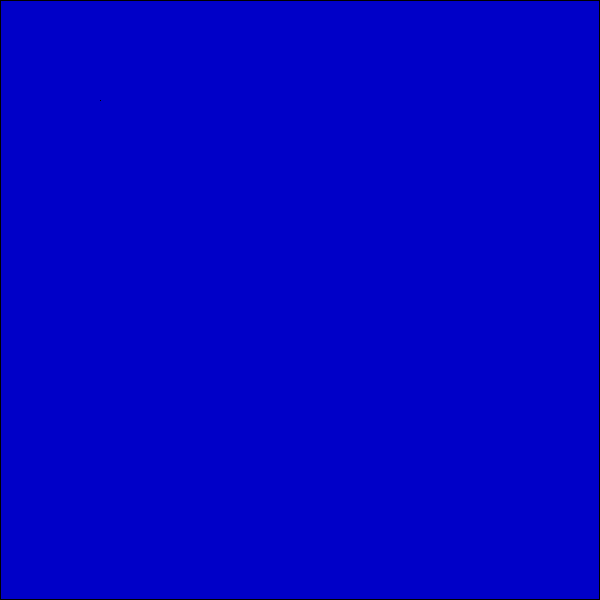
Frame 1 (no input)
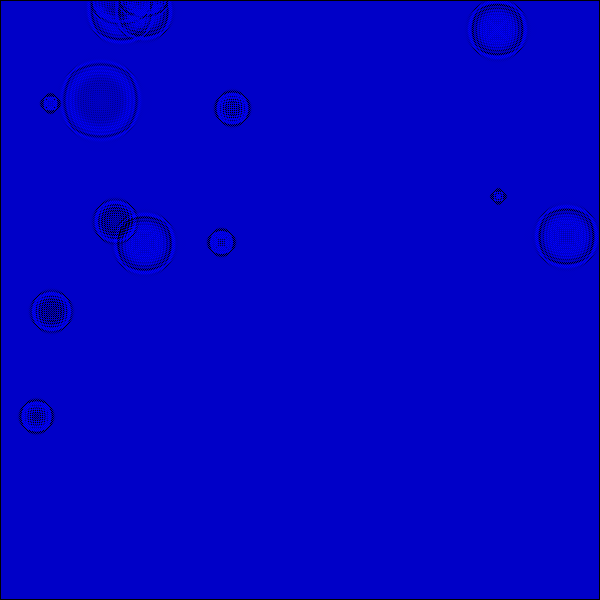
Frame 60 (the mouse pressed at the canvas centre just before this capture)
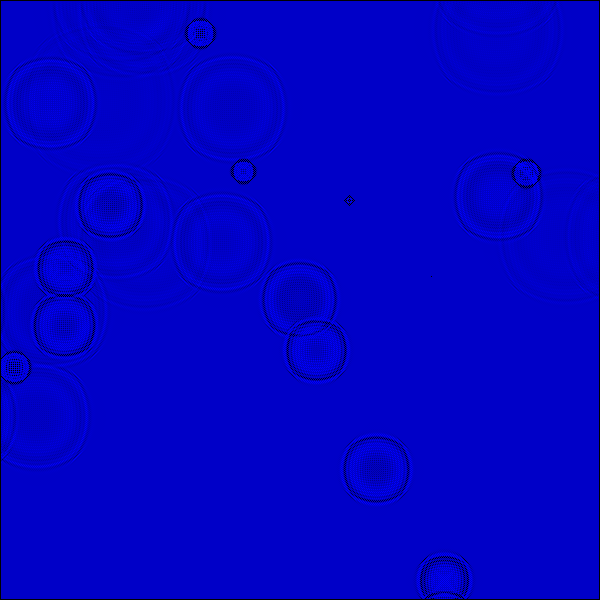
Frame 120 (the mouse held since frame 60 and released just before this capture)

The Processing sketch that drew these frames (run headless with seeded random() and noise(); from frame 60 on, the mouse is pressed at the canvas centre):

// Processing sketch: water_ripples
// ── water_ripples.pde
float[][] current;
float[][] previous;

float dampening = 0.95;

void setup() {
	size(600, 600);
	
	current = new float[ width ][ height ];
	previous = new float[ width ][ height ];
	
	// for(int x = 1; x < (width - 1); x++) {
	// 	for(int y = 1; y < (height - 1); y++) {
	// 		current[x][y] = 100;
	// 		previous[x][y] = 100;
	// 	}
	// }
	
	current[100][100] = 255;
}

void mouseDragged() {
	//previous[ mouseX ][ mouseY ] = 255;
	
	if((mouseX > 0) && (mouseX < width) && (mouseY > 0) && (mouseY < height)) {
		current[ (mouseX - 1) ][ (mouseY - 1) ] = 255;
	}
}

void mousePressed() {
	//previous[ mouseX ][ mouseY ] = 255;
	
	if((mouseX > 0) && (mouseX < width) && (mouseY > 0) && (mouseY < height)) {
		current[ (mouseX - 1) ][ (mouseY - 1) ] = 255;
	}
}

void draw() {
	background(0);
	loadPixels();
	
	if(random(0, 1) <= 0.2) {
		current[ floor(random((width - 2))) ][ floor(random((height - 2))) ] = 255;
	}
	
	for(int x = 1; x < (width - 1); x++) {
		for(int y = 1; y < (height - 1); y++) {
			current[x][y] = (previous[ x - 1 ][ y ] + previous[ x + 1 ][ y ] + previous[ x ][ y - 1 ] + previous[ x ][ y + 1 ]) / 2 - current[ x ][ y ];
			
			current[x][y] = (current[x][y] * dampening);
			
			int index = (x + (y * width));
			
			//pixels[ index ] = color(0, 0, (255 * current[x][y]));
			pixels[ index ] = color(0, 0, map((255 * current[x][y]), 0, 255, 200, 255));
		}
	}
	
	updatePixels();
	
	float[][] temp = previous;
	previous = current;
	current = temp;
	
	if(frameCount == 150) { save("preview.png"); }
}
